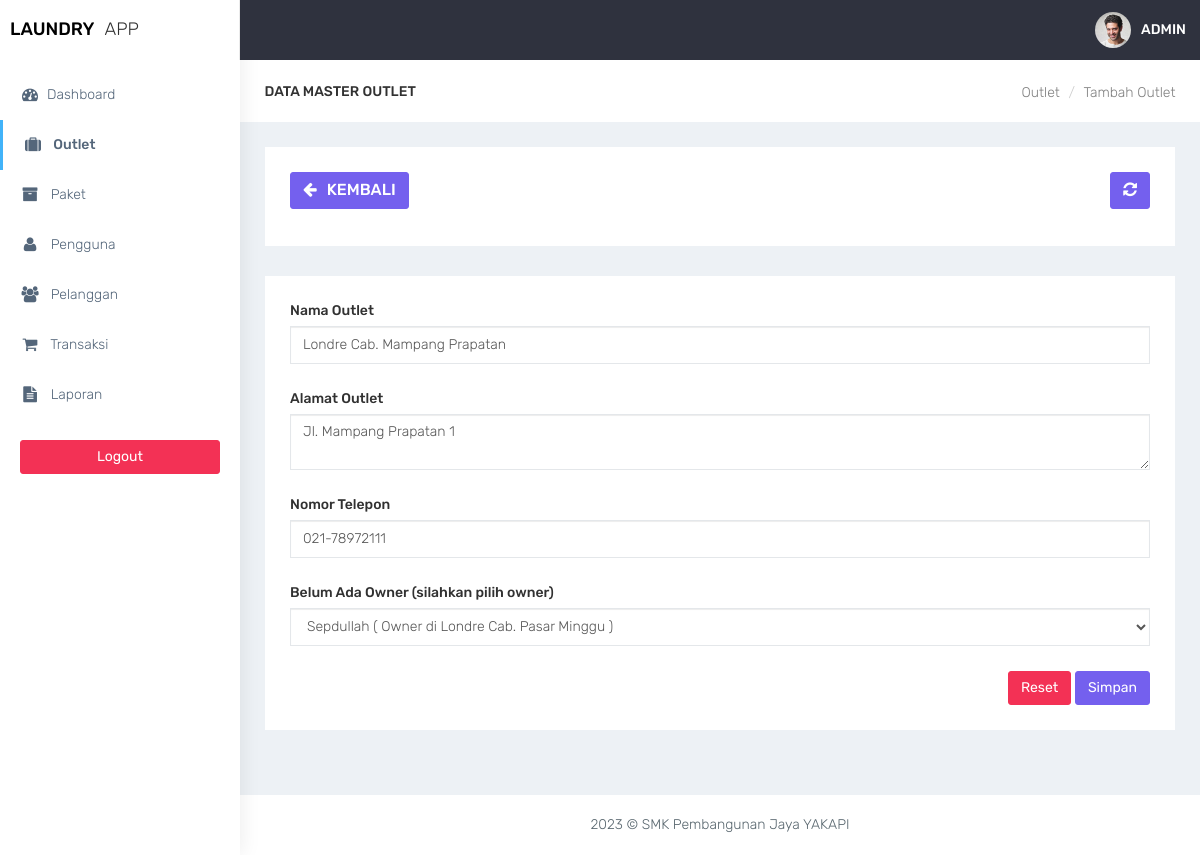
The app's page /admin/outlet_edit.php?id=27 (signed in) with its own data.
### tables this page shows
CREATE TABLE `outlet` (
  `id_outlet` int(11) NOT NULL,
  `nama_outlet` varchar(100) DEFAULT NULL,
  `alamat_outlet` text DEFAULT NULL,
  `telp_outlet` varchar(15) DEFAULT NULL
);

### admin/functions.php (called while the page is built, shortened)
<?php
function ambildata($conn, $query) {
    $data = mysqli_query($conn, $query);
    if (mysqli_num_rows($data) > 0) {
        while($row = mysqli_fetch_assoc($data)) {
            $hasil[] = $row;
        }
        return $hasil;
    }
}
function ambilsatubaris($conn,$query){
    $db = mysqli_query($conn,$query);
    return mysqli_fetch_assoc($db);
}
?>

### admin/outlet_edit.php (the view, shortened to what this page needs)
<?php
require 'functions.php';
$query = 'SELECT outlet.*, user.nama_user,user.id_user FROM outlet LEFT JOIN user ON user.outlet_id = outlet.id_outlet WHERE id_outlet =' .stripslashes($_GET['id']);
$data = ambilsatubaris($conn,$query);
$query2 = 'SELECT user.*, outlet.nama_outlet FROM outlet RIGHT JOIN user ON user.outlet_id = outlet.id_outlet WHERE user.role = "owner" order by user.outlet_id asc';
$data2 = ambildata($conn,$query2);
?>
<!DOCTYPE html>
<html lang="en">
<head>
    <link href="../assets/bootstrap/dist/css/bootstrap.min.css" rel="stylesheet">
    <link href="../assets/plugins/bower_components/sidebar-nav/dist/sidebar-nav.min.css" rel="stylesheet">
    <link href="../assets/plugins/bower_components/toast-master/css/jquery.toast.css" rel="stylesheet">
    <link href="../assets/plugins/bower_components/morrisjs/morris.css" rel="stylesheet">
    <link href="../assets/plugins/bower_components/chartist-js/dist/chartist.min.css" rel="stylesheet">
    <link href="../assets/plugins/bower_components/chartist-plugin-tooltip-master/dist/chartist-plugin-tooltip.css" rel="stylesheet">
    <link href="../assets/css/animate.css" rel="stylesheet">
    <link href="../assets/css/style.css" rel="stylesheet">
    <link href="../assets/css/colors/default.css" id="theme" rel="stylesheet">
    <link rel="stylesheet" type="text/css" href="../assets/DataTables/datatables.min.css"/>
</head>
<body class="fix-header">
    <div id="wrapper">
        <nav class="navbar navbar-default navbar-static-top m-b-0">
            <div class="navbar-header">
                <div class="top-left-part">
                    <a class="logo" href="index.php">
                        <b style="color:black">
                            LAUNDRY
                        </b>
                        <span class="hidden-xs text-dark">
                            APP
                        </span>
                    </a>
                </div>
                <ul class="nav navbar-top-links navbar-right pull-right">
                    <li>
                        <a class="profile-pic" href="#"> <img src="../assets/plugins/images/users/varun.jpg" alt="user-img" width="36" class="img-circle"><b class="hidden-xs">ADMIN</b></a>
                    </li>
                </ul>
            </div>
        </nav>
        <div class="navbar-default sidebar" role="navigation">
            <div class="sidebar-nav slimscrollsidebar">
                <div class="sidebar-head">
                    <h3><span class="fa-fw open-close"><i class="ti-close ti-menu"></i></span> <span class="hide-menu">Navigation</span></h3>
                </div>
                <ul class="nav" id="side-menu">
                    <li style="padding: 70px 0 0;">
                        <a href="index.php" class="waves-effect "><i class="fa fa-tachometer fa-fw" aria-hidden="true"></i>Dashboard</a>
                    </li>
                    <li>
                        <a href="outlet.php" class="waves-effect active"><i class="fa fa-suitcase fa-fw" aria-hidden="true"></i> Outlet</a>
                    </li>
                    <li>
                        <a href="paket.php" class="waves-effect "><i class="fa fa-archive fa-fw" aria-hidden="true"></i> Paket</a>
                    </li>
                    <li>
                        <a href="pengguna.php" class="waves-effect "><i class="fa fa-user fa-fw" aria-hidden="true"></i> Pengguna</a>
                    </li>
                    <li>
                        <a href="pelanggan.php" class="waves-effect "><i class="fa fa-users fa-fw" aria-hidden="true"></i> Pelanggan</a>
                    </li>
                    <li>
                        <a href="transaksi.php" class="waves-effect"><i class="fa fa-shopping-cart fa-fw" aria-hidden="true"></i> Transaksi</a>
                    </li>
                    <li>
                        <a href="laporan.php" class="waves-effect "><i class="fa fa-file-text fa-fw" aria-hidden="true"></i> Laporan</a>
                    </li>
                </ul>
                <div class="center p-20">
                     <a href="logout.php" class="btn btn-danger btn-block waves-effect waves-light">Logout</a>
                 </div>
            </div>
        </div>
        <div id="page-wrapper">
<div class="container-fluid">
    <div class="row bg-title">
        <div class="col-lg-3 col-md-4 col-sm-4 col-xs-12">
            <h4 class="page-title">Data Master Outlet</h4> </div>
        <div class="col-lg-9 col-sm-8 col-md-8 col-xs-12">
            <ol class="breadcrumb">
                <li><a href="outlet.php">Outlet</a></li>
                <li><a href="#">Tambah Outlet</a></li>
            </ol>
        </div>
    </div>
    <div class="row">
        <div class="col-md-12 col-lg-12 col-sm-12 col-xs-12">
            <div class="white-box">
                <div class="row">
                    <div class="col-md-6">
                          <a href="javascript:void(0)" onclick="window.history.back();" class="btn btn-primary box-title"><i class="fa fa-arrow-left fa-fw"></i> Kembali</a>
                    </div>
                    <div class="col-md-6 text-right">
                        <button id="btn-refresh" class="btn btn-primary box-title text-right" title="Refresh Data"><i class="fa fa-refresh" id="ic-refresh"></i></button>
                    </div>
                </div>
            </div>
        </div>
    </div>
    <div class="row">
        <div class="col-md-12 col-lg-12 col-sm-12 col-xs-12">
            <div class="white-box">
                <form method="post" action="">
                <div class="form-group">
                <label>Nama Outlet</label>
                    <input type="text" value="<?= $data['nama_outlet']; ?>" name="nama_outlet" class="form-control">
                </div>
                <div class="form-group">
                    <label>Alamat Outlet</label>
                    <textarea name="alamat_outlet" class="form-control"><?= htmlspecialchars($data['alamat_outlet']); ?></textarea>
                </div>
                <div class="form-group">
                    <label>Nomor Telepon</label>
                    <input type="text" value="<?= htmlspecialchars($data['telp_outlet']); ?>" name="telp_outlet" class="form-control">
                </div>
                <?php if($data['nama_user'] ==null): ?>
                    <div class="form-group">
                        <label>Belum Ada Owner (silahkan pilih owner)</label>
                        <select name="owner_id" class="form-control">
                            <?php foreach ($data2 as $owner): ?>
                                <option value="<?= htmlspecialchars($owner['id_user']);?>"><?= htmlspecialchars($owner['nama_user']); ?>
                                    <?php if($owner['outlet_id'] == null): ?>
                                        ( Belum memiliki outlet )
                                    <?php else: ?>
                                        ( Owner di <?= htmlspecialchars($owner['nama_outlet']); ?> )
                                    <?php endif ?>
                                </option>
                            <?php endforeach?>
                        </select>
                    </div>
                    <?php endif; ?>
                                <div class="text-right">
                    <button type="reset" class="btn btn-danger">Reset</button>
                    <button type="submit" name="btn-simpan" class="btn btn-primary">Simpan</button>
                </div>
                </form>
            </div>
        </div>
    </div>
</div>
<footer class="footer text-center"> 2023 &copy; SMK Pembangunan Jaya YAKAPI </footer>
        </div>
    </div>
    <br />
</body>
</html>

### assets/css/colors/default.css (style rules this page uses)
body { background: #fff; }
.top-left-part { background: #fff; }
.navbar-header { background: #2f323e; }
.navbar-top-links > li > a { color: #ffffff; }
.sidebar .sidebar-head { background: #ffffff; }
.sidebar .sidebar-head h3 { color: #686868; }
.sidebar { background: #fff; box-shadow: 1px 0px 20px rgba(0, 0, 0, 0.08); }
#side-menu li a { color: #54667a; }
#side-menu li a { color: #54667a; border-left: 0px solid #fff; }
#side-menu > li > a { border-left: 3px solid transperant; }
#side-menu > li > a.active { background: transperant; color: #54667a; border-left: 3px solid #41b3f9; font-weight: 500; }

### records on screen
outlet: nama_outlet "Londre Cab. Mampang Prapatan", alamat_outlet "Jl. Mampang Prapatan 1", telp_outlet "021-78972111"

### other values on screen
form field owner_id "Sepdullah ( Owner di Londre Cab. Pasar Minggu )"
